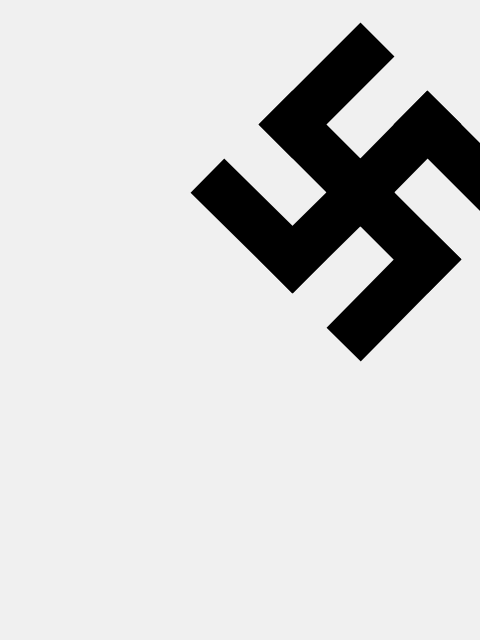
Frame 1 (no input)
Frame 2 (the mouse pressed at the canvas centre, redrawn once): identical to frame 1, image omitted

The Processing sketch that drew this single still picture (run headless with seeded random() and noise(); the mouse was pressed at the canvas centre and the sketch redrawn once):

// Processing sketch: america_history_x
// ── america_history_x.pde
// Manuale di Programmazione Cinematografica
// Daniele Olmisani, 2022

// America History X (1998)


final color PAPER = color(240);
final color INK = color(35);

final float L = 0.2;
final float T = 50;


void setup() {
  size(480, 640);
  noLoop();
}


void draw() {
  final float S = min(width, height);
  final float U = 0.002;

  translate(0.75*width, 0.3*height);
  rotate(QUARTER_PI);
  scale(S);
  
  background(PAPER);
  
  strokeCap(PROJECT);
  strokeWeight(T*U);
  
  for (int i=0; i<4; i++) {
    line(0.0, 0.0, 0.0,   L);
    line(0.0,   L,  -L,   L);
    rotate(HALF_PI);
  }
  
  save("american-history-x.png");
}
